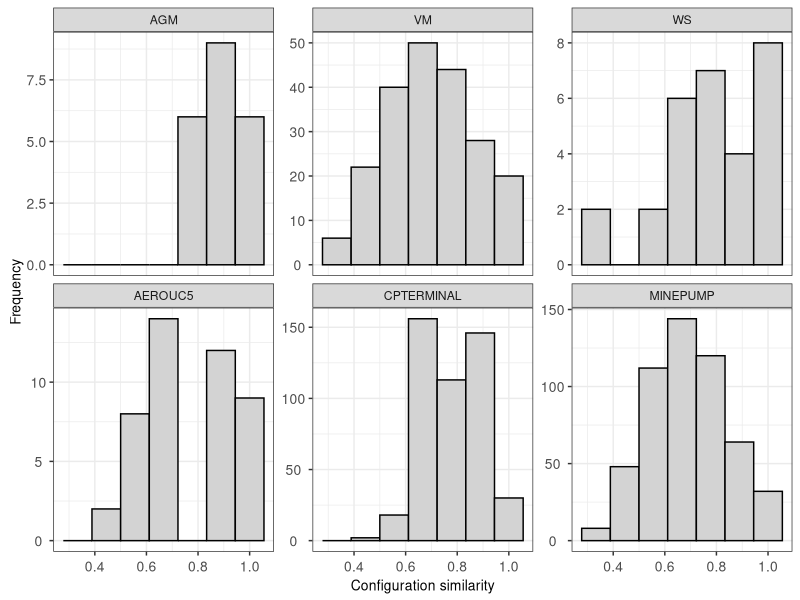
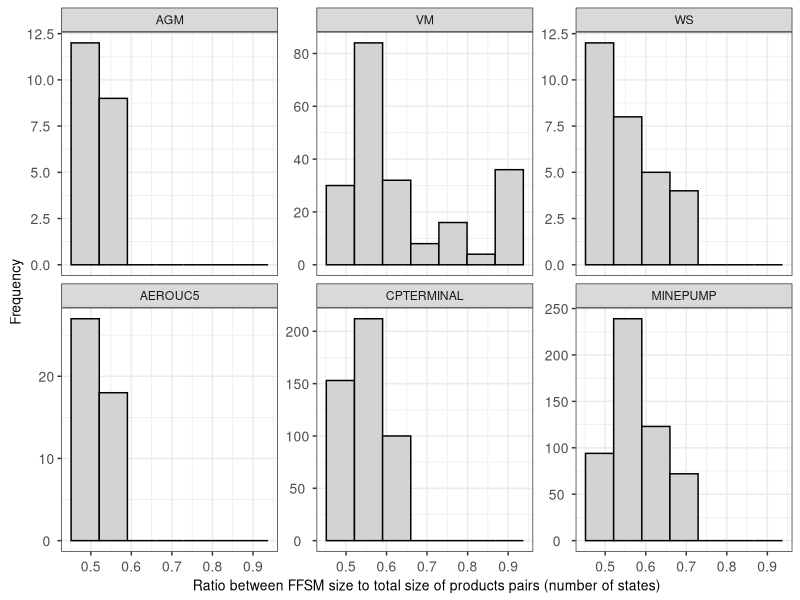
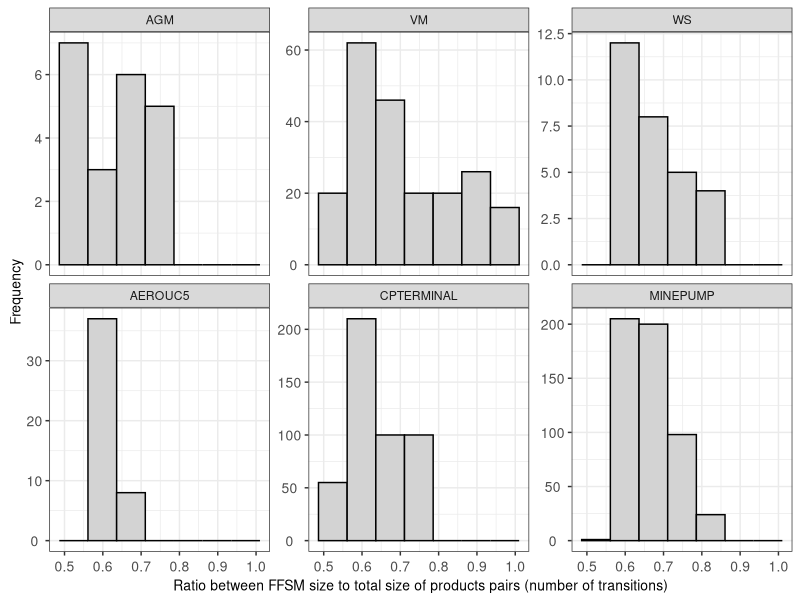
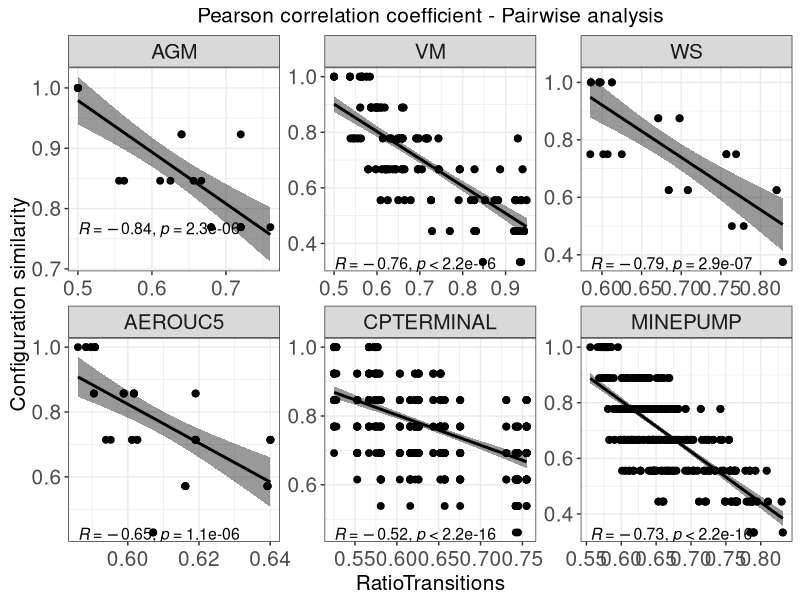
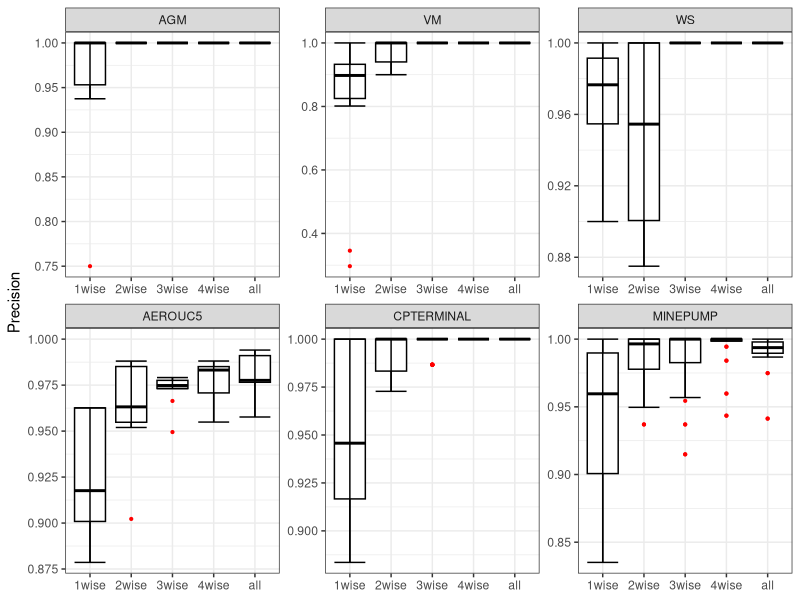
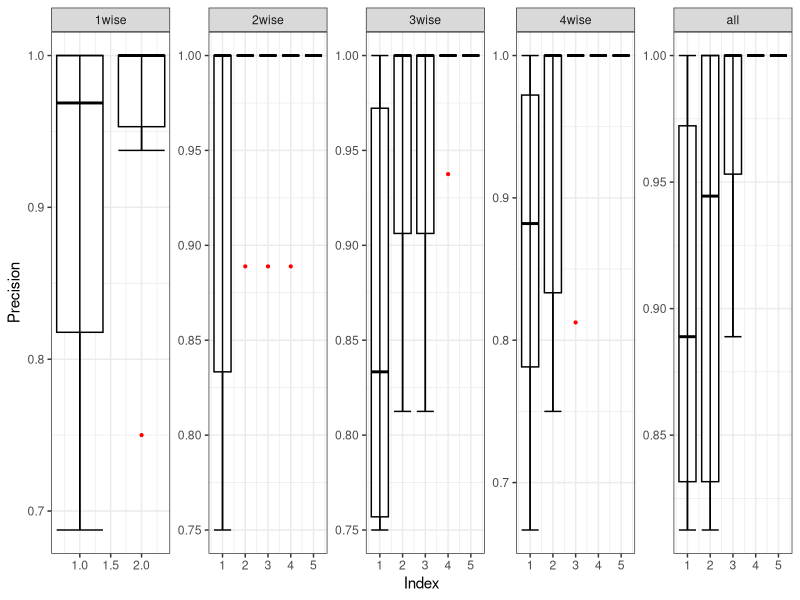
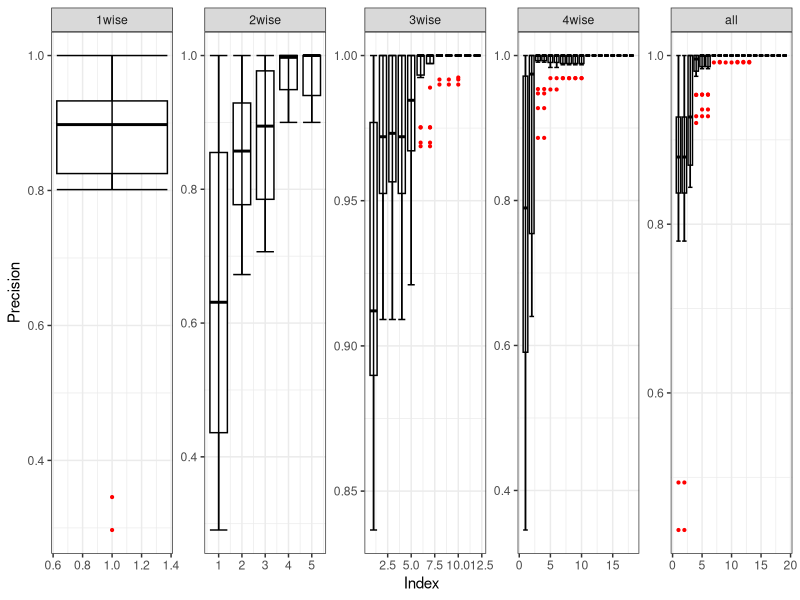
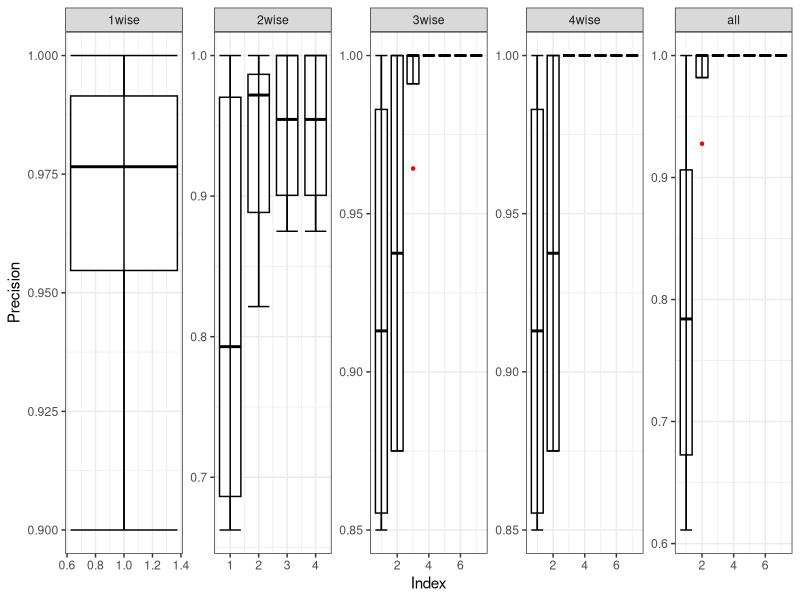

These charts were generated, in order, by the following R code: (Note: this script raises an error after producing the figures.)
list.of.packages <- c("ggpubr","ggrepel","ggplot2","effsize","stringr","reshape","dplyr", "egg", "gridExtra", "xtable")

# new.packages <- list.of.packages[!(list.of.packages %in% installed.packages(lib.loc="/home/cdnd1/Rpackages/")[,"Package"])]
# if(length(new.packages)) install.packages(new.packages,lib="/home/cdnd1/Rpackages/")
# lapply(list.of.packages,require,character.only=TRUE, lib.loc="/home/cdnd1/Rpackages/")

new.packages <- list.of.packages[!(list.of.packages %in% installed.packages()[,"Package"])]
if(length(new.packages)) install.packages(new.packages, dependencies = TRUE)
lapply(list.of.packages,require,character.only=TRUE)

rm(new.packages,list.of.packages)

# # Loading log files from pair merging, dissimilarity, and comparelanguage.
# # Then, combine tables in a single data structure
# pair_tabs <- NULL
# # for (an_spl in c("agm", "bcs2")) {
# # for (an_spl in c("agm", "vm", "ws", "bcs2")) {
# # for (an_spl in c("agm", "vm", "ws", "bcs2", "cpterminal", "minepump")) {
# for (an_spl in c("agm", "vm", "ws", "cpterminal", "minepump", "aerouc5")) {
# # for (an_spl in c("agm", "vm", "ws", "bcs2", "cpterminal", "minepump", "aerouc5")) {
#   tab_c<-read.table(paste("./pair/pair_merging_",an_spl,".log",sep = ""),sep="/", header=TRUE)
#   tab_d<-read.table(paste("./pair/pair_dissimilarity_",an_spl,".log",sep = ""),sep="\t", header=TRUE)
#   tab_l<-read.table(paste("./pair/pair_comparelanguages_",an_spl,".log",sep = ""),sep="|", header=TRUE)
#   tab_m<-merge(merge(tab_c,tab_d),tab_l)
#   tab_m$SPL <- an_spl
#   if(is.null(pair_tabs)){
#     pair_tabs <- tab_m
#   }else{
#     pair_tabs <- rbind(pair_tabs,tab_m)
#   }
#   rm(tab_c,tab_d,tab_l,tab_m)
# }
# write.table(pair_tabs,"./pair_mdc.tab")
pair_tabs<-read.table("./pair_mdc.tab")
pair_tabs$SPL<-toupper(pair_tabs$SPL)
pair_tabs$SPL <- factor(pair_tabs$SPL, levels = c("AGM","VM","WS","AEROUC5","CPTERMINAL","MINEPUMP"))

# calculate similarity (opposite of dissim)
pair_tabs$ConfigSim <- 1-pair_tabs$ConfigDissim

# calculate model size increment in terms of the maximum size (number of states)
pair_tabs$RatioStates<- pair_tabs$StatesFFSM/apply(pair_tabs[,c("TotalStatesRef","TotalStatesUpdt")],1,sum)

# calculate model size increment in terms of the maximum size (number of transitions)  
pair_tabs$RatioTransitions<- pair_tabs$TransitionsFFSM/apply(pair_tabs[,c("TotalTransitionsRef","TotalTransitionsUpdt")],1,sum)

# # calculate model size increment in terms of the largest model size (number of states)
# pair_tabs$RatioStatesMax<- pair_tabs$StatesFFSM/apply(pair_tabs[,c("TotalStatesRef","TotalStatesUpdt")],1,max)
# 
# # calculate model size increment in terms of the largest model size (number of transitions)  
# pair_tabs$RatioTransitionsMax<- pair_tabs$TransitionsFFSM/apply(pair_tabs[,c("TotalTransitionsRef","TotalTransitionsUpdt")],1,max)

# dissimilarity histogram 
filename <- "histogram_ConfigSim.pdf"
p<-ggplot(pair_tabs, aes(x=ConfigSim)) + 
  geom_histogram(color="black", fill="lightgrey", bins=7)+
  labs(x = "Configuration similarity", y = "Frequency")+
  theme_bw()+
  theme(
    plot.title = element_text(hjust = 0.5, size=10),
    axis.text.x  = element_text(angle = 0,   hjust = 0.5, vjust = 0.5, size=10),
    axis.text.y  = element_text(angle = 0,   hjust = 0.5, vjust = 0.5, size=10),
    axis.title.x  = element_text(angle = 0,  hjust = 0.5, vjust = 0.5, size=10),
    axis.title.y  = element_text(angle = 90, hjust = 0.5, vjust = 0.5, size=10)
  )+facet_wrap(SPL~.,scales = "free_y", nrow = 2)
#print(p)
ggsave(device=cairo_pdf, filename, width = 7.250, height = 4.5, dpi=320,p)
rm(p,filename)

# dissimilarity (RatioStates) histogram
filename <- "histogram_RatioStates.pdf"
p<-ggplot(pair_tabs, aes(x=RatioStates)) +
  geom_histogram(color="black", fill="lightgrey", bins=7)+
  labs(x = "Ratio between FFSM size to total size of products pairs (number of states)", y = "Frequency")+
  theme_bw()+
  theme(
    plot.title = element_text(hjust = 0.5, size=10),
    axis.text.x  = element_text(angle = 0,   hjust = 0.5, vjust = 0.5, size=10),
    axis.text.y  = element_text(angle = 0,   hjust = 0.5, vjust = 0.5, size=10),
    axis.title.x  = element_text(angle = 0,  hjust = 0.5, vjust = 0.5, size=10),
    axis.title.y  = element_text(angle = 90, hjust = 0.5, vjust = 0.5, size=10)
  )+facet_wrap(SPL~.,scales = "free_y", nrow = 2)
#print(p)
ggsave(device=cairo_pdf, filename, width = 7.250, height = 4.5, dpi=320,p)
rm(p,filename)

# dissimilarity (RatioTransitions) histogram
filename <- "histogram_RatioTransitions.pdf"
p<-ggplot(pair_tabs, aes(x=RatioTransitions)) +
  geom_histogram(color="black", fill="lightgrey", bins=7)+
  labs(x = "Ratio between FFSM size to total size of products pairs (number of transitions)", y = "Frequency")+
  theme_bw()+
  theme(
    plot.title = element_text(hjust = 0.5, size=10),
    axis.text.x  = element_text(angle = 0,   hjust = 0.5, vjust = 0.5, size=10),
    axis.text.y  = element_text(angle = 0,   hjust = 0.5, vjust = 0.5, size=10),
    axis.title.x  = element_text(angle = 0,  hjust = 0.5, vjust = 0.5, size=10),
    axis.title.y  = element_text(angle = 90, hjust = 0.5, vjust = 0.5, size=10)
  )+facet_wrap(SPL~.,scales = "free_y", nrow = 2)
#print(p)
ggsave(device=cairo_pdf, filename, width = 7.250, height = 4.5, dpi=320,p)
rm(p,filename)

{
  corrMethod<-"pearson"
  # x_col = "RatioStates";          xlab_txt = "Ratio between total sizes of FFSM to products pair (number of states)"
  x_col = "RatioTransitions";     xlab_txt = "Ratio between total sizes of FFSM to products pair (number of transitions)"
  y_col <- "ConfigSim"; ylab_txt <- "Configuration similarity";
  # y_col <- "RatioFeatures"; ylab_txt <- "Amount of feature sharing";
  
  y_title <- "Pearson correlation coefficient - Pairwise analysis"
  filename <- paste("correlation_",x_col,"_",y_col,".pdf",sep = "")
  
  p <-ggscatter(pair_tabs,
                 x = x_col, xlab = NULL,
                 y = y_col, ylab = ylab_txt,
                 title = y_title,
                 add = "reg.line",
                 cor.coeff.args = list(method = corrMethod, label.x.npc = 0.00, label.y.npc = 0.00),
                 cor.coef.size = 4,
                 conf.int = TRUE, # Add confidence interval
                 cor.coef = TRUE # Add correlation coefficient. see ?stat_cor
  )+
    theme_bw()+
    theme(
      plot.title = element_text(hjust = 0.5, size=15),
      strip.text.x = element_text(size = 15),
      strip.text.y = element_text(size = 15),
      axis.text.x  = element_text(angle = 0,   hjust = 0.5, vjust = 0.5, size=15),
      axis.text.y  = element_text(angle = 0,   hjust = 0.5, vjust = 0.5, size=15),
      axis.title.x  = element_text(angle = 0,  hjust = 0.5, vjust = 0.5, size=15),
      axis.title.y  = element_text(angle = 90, hjust = 0.5, vjust = 0.5, size=15)
    )+ facet_wrap(SPL~.,scales = "free", nrow = 2)
  #print(p)
  ggsave(device=cairo_pdf, filename, width = 12.5, height = 6, dpi=320,p)
  rm(p,filename,x_col,xlab_txt,y_col,ylab_txt,y_title,corrMethod)
}

# # Loading report files of recovering FFSMs from prioritized configurations
# # Then, combine tables in a single data structure
# prtz_tabs <- NULL
# for (an_spl in c("agm", "vm", "ws", "cpterminal", "minepump", "aerouc5")) {
#   for (wise in c("1wise", "2wise", "3wise", "4wise", "all")) {
#     # tab_r<-read.table(paste("../",an_spl,"/products_",wise,"/","report.tab",sep = ""),sep="/", header=TRUE)
#     # tab_prf<-read.table(paste("../",an_spl,"/products_",wise,"/","report_prf.tab",sep = ""),sep="|", header=TRUE)
#     tab_l<-read.table(paste("../",an_spl,"/products_",wise,"/","report_fmeasure_l.tab",sep = ""),sep="|", header=TRUE)
#     tab_l$SPL <- an_spl
#     tab_l$Twise <- wise
#     if(is.null(prtz_tabs)) prtz_tabs <- tab_l
#     else{
#       prtz_tabs <- rbind(prtz_tabs,tab_l)
#     }
#     rm(tab_l)
#   }
# }
# write.table(prtz_tabs,"./recov_prtz.tab")
prtz_tabs<-read.table("./recov_prtz.tab")
prtz_tabs$Index <-prtz_tabs$Reference
prtz_tabs$Index<-sub("^ffsm_","",prtz_tabs$Index)
prtz_tabs$Index<-sub("_kiss.txt$","",prtz_tabs$Index)
prtz_tabs$Index<-as.integer(prtz_tabs$Index)
prtz_tabs$SPL<-toupper(prtz_tabs$SPL)
prtz_tabs$SPL <- factor(prtz_tabs$SPL, levels = c("AGM","VM","WS","AEROUC5","CPTERMINAL","MINEPUMP"))

final_ffsm <- prtz_tabs %>% 
  group_by(SPL, Twise) %>%
  filter(Index == max(Index))

for (a_metric in c('Precision')) {
# for (a_metric in c('Precision', 'Recall','F.measure')) {
  filename <- paste(a_metric,".pdf",sep="")
  p <- ggplot(data=final_ffsm, aes_string(x="Twise",y=a_metric)) +
    geom_boxplot(color = "black", outlier.color = "red", outlier.size = .75)+
    stat_boxplot(geom ='errorbar',color = "black")+
    labs(x=NULL)+
    scale_fill_brewer(palette="Greys") +
    scale_y_continuous(limits = c(NA, 1))+
    theme_bw() +facet_wrap(SPL~.,scales = "free", nrow = 2) 
  #print(p)
  ggsave(device=cairo_pdf, filename, width = 8.65, height = 4.5, dpi=320,p)
  
  for(an_spl in unique(prtz_tabs$SPL)){
    filename <- paste(a_metric,"_",an_spl,"_byIndex.pdf",sep="")
    p <- ggplot(data=prtz_tabs[prtz_tabs$SPL==an_spl,], aes_string(x="Index",y=a_metric,group="Index")) +
      geom_boxplot(color = "black", outlier.color = "red", outlier.size = .75)+
      stat_boxplot(geom ='errorbar',color = "black")+
      scale_fill_brewer(palette="Greys") +
      scale_y_continuous(limits = c(NA, 1))+
      theme_bw() +facet_wrap(Twise~.,scales = "free", nrow = 1) 
    # print(p)
    ggsave(device=cairo_pdf, filename, width = 15, height = 3, dpi=320,p)
    # rm(p,a_metric,filename)
    
  }
}



final_by_index <- prtz_tabs %>% 
  group_by(SPL,Twise,Index) %>%
  summarize(
    mean   = mean(Precision),
    # median = median(Precision),
    sd     = sd(Precision),    
    min    = min(Precision),
    max    = max(Precision),
    count  = length(Precision)
    
    # q1     = quantile(Precision,0.25),
    # q2     = quantile(Precision,0.50),
    # q3     = quantile(Precision,0.75),
    # q4     = quantile(Precision,1.00)
  )
summarized_final <- final_by_index %>% 
  mutate_if(is.numeric, round, 2)
summarized_final<-t(summarized_final)
write.table(summarized_final,"./final_by_index.tab")


cat("",file="statistics.txt",append=FALSE)
for (an_spl in c("AGM","VM","WS","AEROUC5","CPTERMINAL","MINEPUMP")) {
  cat(paste("#########",an_spl),sep = "\n",file="statistics.txt",append=TRUE)
  
  wise1 <- final_ffsm[final_ffsm$SPL==an_spl & final_ffsm$Twise=="1wise",]$Precision
  wise2 <- final_ffsm[final_ffsm$SPL==an_spl & final_ffsm$Twise=="2wise",]$Precision
  wise3 <- final_ffsm[final_ffsm$SPL==an_spl & final_ffsm$Twise=="3wise",]$Precision
  wise4 <- final_ffsm[final_ffsm$SPL==an_spl & final_ffsm$Twise=="4wise",]$Precision
  wisea <- final_ffsm[final_ffsm$SPL==an_spl & final_ffsm$Twise=="all"  ,]$Precision
  
  # wilcox test
  wilc_w12 <-wilcox.test(wise1,wisea)
  wilc_w23 <-wilcox.test(wise2,wisea)
  wilc_w34 <-wilcox.test(wise3,wisea)
  wilc_w4a <-wilcox.test(wise4,wisea)
  
  # Vargha-Delaney
  vd_12 <- VD.A(wise1,wisea)
  vd_23 <- VD.A(wise2,wisea)
  vd_34 <- VD.A(wise3,wisea)
  vd_4a <- VD.A(wise4,wisea)
  
  
  cat("1-wise vs all",file="statistics.txt",sep="\n",append=TRUE)
  cat(paste("\tp-value =",wilc_w12$p.value),file="statistics.txt",sep="\n",append=TRUE)
  cat(paste("\tÂ =",vd_12$estimate,"(",vd_12$magnitude,")"),file="statistics.txt",sep="\n",append=TRUE)
  cat("2-wise vs all",file="statistics.txt",sep="\n",append=TRUE)
  cat(paste("\tp-value =",wilc_w23$p.value),file="statistics.txt",sep="\n",append=TRUE)
  cat(paste("\tÂ =",vd_23$estimate,"(",vd_23$magnitude,")"),file="statistics.txt",sep="\n",append=TRUE)
  cat("3-wise vs all",file="statistics.txt",sep="\n",append=TRUE)
  cat(paste("\tp-value =",wilc_w34$p.value),file="statistics.txt",sep="\n",append=TRUE)
  cat(paste("\tÂ =",vd_34$estimate,"(",vd_34$magnitude,")"),file="statistics.txt",sep="\n",append=TRUE)
  cat("4-wise vs all",file="statistics.txt",sep="\n",append=TRUE)
  cat(paste("\tp-value =",wilc_w4a$p.value),file="statistics.txt",sep="\n",append=TRUE)
  cat(paste("\tÂ =",vd_4a$estimate,"(",vd_4a$magnitude,")"),file="statistics.txt",sep="\n",append=TRUE)
}

summarized_final <- final_ffsm %>%
  group_by(SPL,Twise) %>%
  summarize(
    mean   = mean(Precision),
    # median = median(Precision),
    sd     = sd(Precision),    
    min    = min(Precision),
    max    = max(Precision),
    count  = length(Precision)
    
    # q1     = quantile(Precision,0.25),
    # q2     = quantile(Precision,0.50),
    # q3     = quantile(Precision,0.75),
    # q4     = quantile(Precision,1.00)
  )
summarized_final <- summarized_final %>% 
  mutate_if(is.numeric, round, 2)
summarized_final<-t(summarized_final)
write.table(summarized_final,"./summarized_final.tab")
